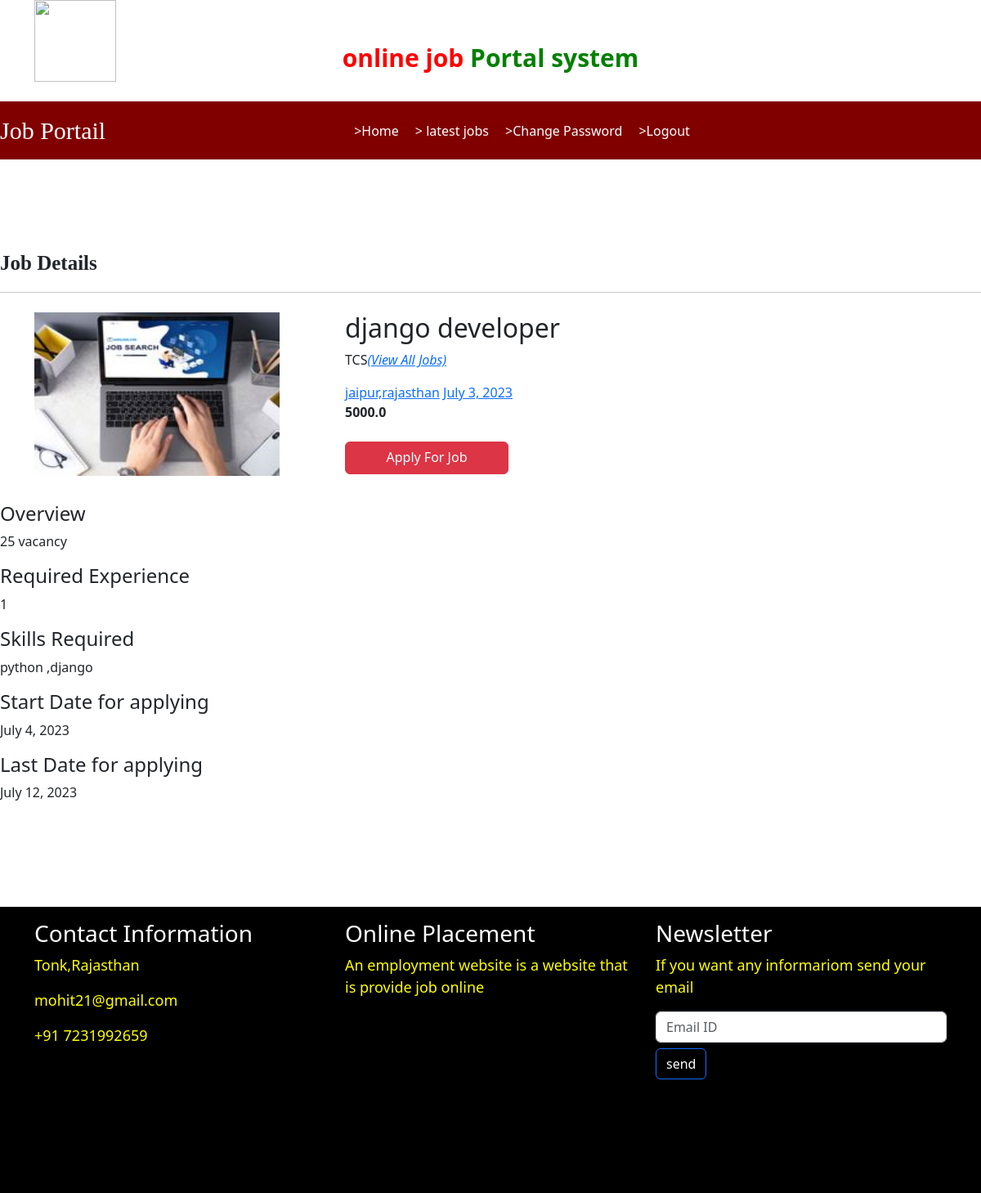
/job_detail/3, run on the app's committed database.
### job/models.py (models this page shows, shortened)
class Job(models.Model):
    recruiter=models.ForeignKey(Recruiter,on_delete=models.CASCADE,blank=True)
    start_date=models.DateField()
    end_date=models.DateField()
    title=models.CharField(max_length=100)
    salary=models.FloatField(max_length=20)
    description=models.CharField(max_length=300)
    experience=models.CharField(max_length=50)
    location=models.CharField(max_length=100)
    skills=models.CharField(max_length=100)
    creationdate=models.DateField()
    image=models.ImageField(upload_to='images',default='')

class Recruiter(models.Model):
    user=models.ForeignKey(User,on_delete=models.CASCADE)
    mobile=models.CharField(max_length=15,null=True)
    gender=models.CharField(max_length=10,null=True)
    company=models.CharField(max_length=100,null=True)
    type=models.CharField(max_length=15,null=True)
    status=models.CharField(max_length=20,null=True)
    image=models.ImageField(upload_to='images',default='')

### job/views.py (the view)
# urls.py: path('job_detail/<int:pid>',views.job_detail,name='job_detail'),
def job_detail(request,pid):
     job=Job.objects.get(id=pid)
     d={'job':job}
     return render(request,'job/job_detail.html',d)

### templates/job/job_detail.html (shortened to what this page needs)
{% extends 'job/user_navigation.html' %}
{% load static %}
{% block body %}
<marquee style="font-family:'Monotype Corsiva' ;font-size:25px; color: darkcolor; backgroung-color:black;font-weight:bold;margin-top:1%">
    Job Details
</marquee>
<hr>
<div class="container py-2">
    <div class="row">
        <div class="col-md-4">
            <img src="{{job.image.url}}" style="width:300px; height:200px">
        </div>
        <div class="col-md-6">
           <h2>{{job.title}}</h2>
            <p>{{job.recruiter.company}}<em><a href="{% url 'user_latestjobs' %}">(View All Jobs)</a></em> </p>
            <a href="#" class="mr-2"> {{job.location}}</a>
            <a href="#" class="mr-2"> {{job.creationdate}}</a>
            <br>
            <strong> {{job.salary}} </strong>
            <div class="mt-4">
                <a href="{% url 'applyforjob' job.id %}"  class="btn btn-danger" style="width:200px;height:40px">Apply For Job</a>
            </div>
        </div>
    </div>
</div>
<div class="mt-4">
    <h4>Overview</h4>
    <p>{{job.description}}</p>
    <h4>Required Experience</h4>
    <p>{{job.experience}}</p>
    <h4>Skills Required</h4>
    <p>{{job.skills}}</p>
    <h4>Start Date for applying</h4>
    <p>{{job.start_date}}</p>
    <h4>Last Date for applying</h4>
    <p>{{job.end_date}}</p>
</div>
{% endblock body %}

### data on the page
Job: image (picture), title "django developer", recruiter.company "TCS", location "jaipur,rajasthan", creationdate "July 3, 2023", salary "5000.0", description "25 vacancy", experience "1", skills "python ,django", start_date "July 4, 2023", end_date "July 12, 2023"
